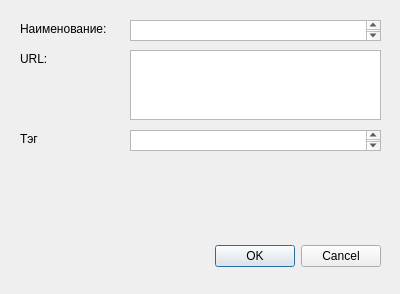
<?xml version="1.0" encoding="UTF-8"?>
<ui version="4.0">
 <class>Dialog</class>
 <widget class="QDialog" name="Dialog">
  <property name="geometry">
   <rect>
    <x>0</x>
    <y>0</y>
    <width>400</width>
    <height>294</height>
   </rect>
  </property>
  <property name="windowTitle">
   <string>Dialog</string>
  </property>
  <widget class="QDialogButtonBox" name="buttonBox">
   <property name="geometry">
    <rect>
     <x>40</x>
     <y>240</y>
     <width>341</width>
     <height>32</height>
    </rect>
   </property>
   <property name="orientation">
    <enum>Qt::Horizontal</enum>
   </property>
   <property name="standardButtons">
    <set>QDialogButtonBox::Cancel|QDialogButtonBox::Ok</set>
   </property>
  </widget>
  <widget class="QPlainTextEdit" name="nameUrl">
   <property name="geometry">
    <rect>
     <x>130</x>
     <y>20</y>
     <width>251</width>
     <height>21</height>
    </rect>
   </property>
   <property name="documentTitle">
    <string/>
   </property>
  </widget>
  <widget class="QLabel" name="label">
   <property name="geometry">
    <rect>
     <x>20</x>
     <y>20</y>
     <width>101</width>
     <height>18</height>
    </rect>
   </property>
   <property name="text">
    <string>Наименование:</string>
   </property>
  </widget>
  <widget class="QLabel" name="label_2">
   <property name="geometry">
    <rect>
     <x>20</x>
     <y>50</y>
     <width>101</width>
     <height>18</height>
    </rect>
   </property>
   <property name="text">
    <string>URL:</string>
   </property>
  </widget>
  <widget class="QPlainTextEdit" name="plainTextEdit">
   <property name="geometry">
    <rect>
     <x>130</x>
     <y>50</y>
     <width>251</width>
     <height>70</height>
    </rect>
   </property>
  </widget>
  <widget class="QLabel" name="label_3">
   <property name="geometry">
    <rect>
     <x>20</x>
     <y>130</y>
     <width>59</width>
     <height>18</height>
    </rect>
   </property>
   <property name="text">
    <string>Тэг</string>
   </property>
  </widget>
  <widget class="QPlainTextEdit" name="nameUrl_2">
   <property name="geometry">
    <rect>
     <x>130</x>
     <y>130</y>
     <width>251</width>
     <height>21</height>
    </rect>
   </property>
   <property name="documentTitle">
    <string/>
   </property>
  </widget>
 </widget>
 <resources/>
 <connections>
  <connection>
   <sender>buttonBox</sender>
   <signal>accepted()</signal>
   <receiver>Dialog</receiver>
   <slot>accept()</slot>
   <hints>
    <hint type="sourcelabel">
     <x>248</x>
     <y>254</y>
    </hint>
    <hint type="destinationlabel">
     <x>157</x>
     <y>274</y>
    </hint>
   </hints>
  </connection>
  <connection>
   <sender>buttonBox</sender>
   <signal>rejected()</signal>
   <receiver>Dialog</receiver>
   <slot>reject()</slot>
   <hints>
    <hint type="sourcelabel">
     <x>316</x>
     <y>260</y>
    </hint>
    <hint type="destinationlabel">
     <x>286</x>
     <y>274</y>
    </hint>
   </hints>
  </connection>
 </connections>
</ui>
